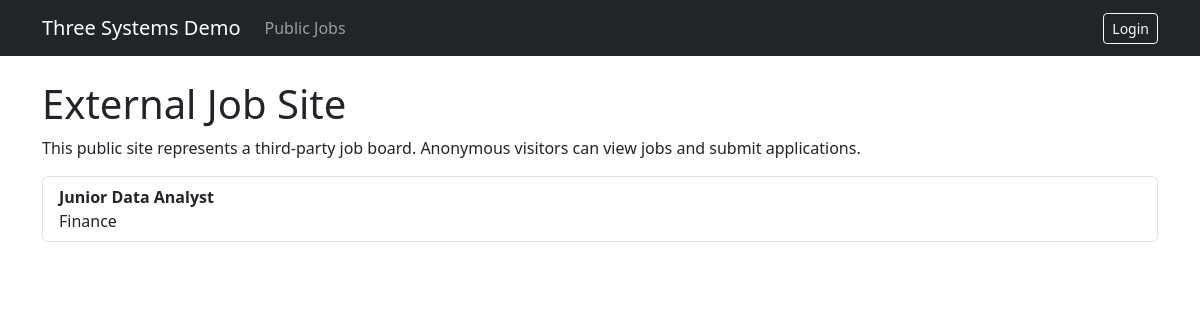
The app's page /jobs/, older data.
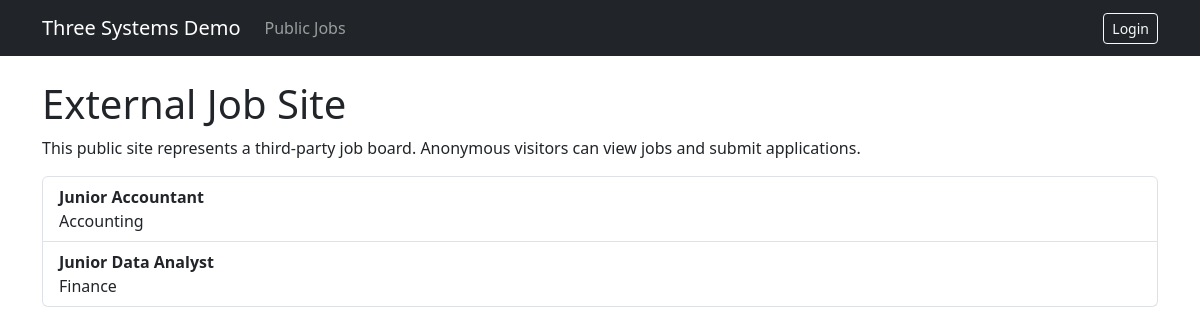
The same page, newer data.
### external_jobs/models.py (models this page shows, shortened)
class ExternalJobPosting(models.Model):
    hr_job_id = models.IntegerField(unique=True)
    title = models.CharField(max_length=200)
    department = models.CharField(max_length=120)
    description = models.TextField()
    status = models.CharField(max_length=40, default='open')
    received_at = models.DateTimeField(auto_now_add=True)

### external_jobs/views.py (the view)
# urls.py: path('', views.public_job_list, name='public_job_list'),
def public_job_list(request):
    jobs = ExternalJobPosting.objects.filter(status='open').order_by('-received_at')
    return render(request, 'external_jobs/public_job_list.html', {'jobs': jobs})

### external_jobs/templates/external_jobs/public_job_list.html
{% extends "base.html" %}{% block title %}Public Jobs{% endblock %}{% block content %}<h1>External Job Site</h1><p>This public site represents a third-party job board. Anonymous visitors can view jobs and submit applications.</p><div class="list-group">{% for job in jobs %}<a class="list-group-item list-group-item-action" href="{% url 'external_jobs:public_job_detail' job.pk %}"><strong>{{ job.title }}</strong><br>{{ job.department }}</a>{% empty %}<p>No public jobs yet. Log in as HR, approve a job, and publish it to this API.</p>{% endfor %}</div>{% endblock %}

Row changes from the older to the newer data that the page shows:
added ExternalJobPosting: title "Junior Accountant", department "Accounting"
